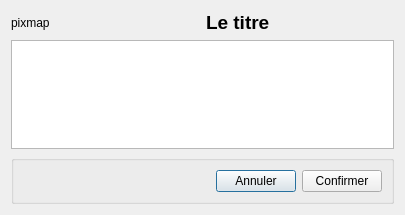
<?xml version="1.0" encoding="UTF-8"?>
<ui version="4.0">
 <class>ConfirmationDialog</class>
 <widget class="QDialog" name="ConfirmationDialog">
  <property name="geometry">
   <rect>
    <x>0</x>
    <y>0</y>
    <width>405</width>
    <height>215</height>
   </rect>
  </property>
  <property name="windowTitle">
   <string>Dialogue de confirmation</string>
  </property>
  <layout class="QVBoxLayout" name="verticalLayout">
   <item>
    <layout class="QHBoxLayout" name="horizontalLayout_2">
     <item>
      <widget class="QLabel" name="iconLabel">
       <property name="text">
        <string>pixmap</string>
       </property>
      </widget>
     </item>
     <item>
      <widget class="QLabel" name="titleLabel">
       <property name="font">
        <font>
         <pointsize>14</pointsize>
         <bold>true</bold>
        </font>
       </property>
       <property name="text">
        <string>Le titre</string>
       </property>
      </widget>
     </item>
    </layout>
   </item>
   <item>
    <widget class="QTextEdit" name="textEdit"/>
   </item>
   <item>
    <widget class="QGroupBox" name="buttonGroupBox">
     <property name="title">
      <string/>
     </property>
     <layout class="QHBoxLayout" name="horizontalLayout">
      <item>
       <spacer name="horizontalSpacer">
        <property name="orientation">
         <enum>Qt::Horizontal</enum>
        </property>
        <property name="sizeHint" stdset="0">
         <size>
          <width>188</width>
          <height>20</height>
         </size>
        </property>
       </spacer>
      </item>
      <item>
       <widget class="QPushButton" name="cancelButton">
        <property name="text">
         <string>Annuler</string>
        </property>
       </widget>
      </item>
      <item>
       <widget class="QPushButton" name="confirmButton">
        <property name="text">
         <string>Confirmer</string>
        </property>
       </widget>
      </item>
     </layout>
    </widget>
   </item>
  </layout>
 </widget>
 <resources/>
 <connections/>
</ui>
